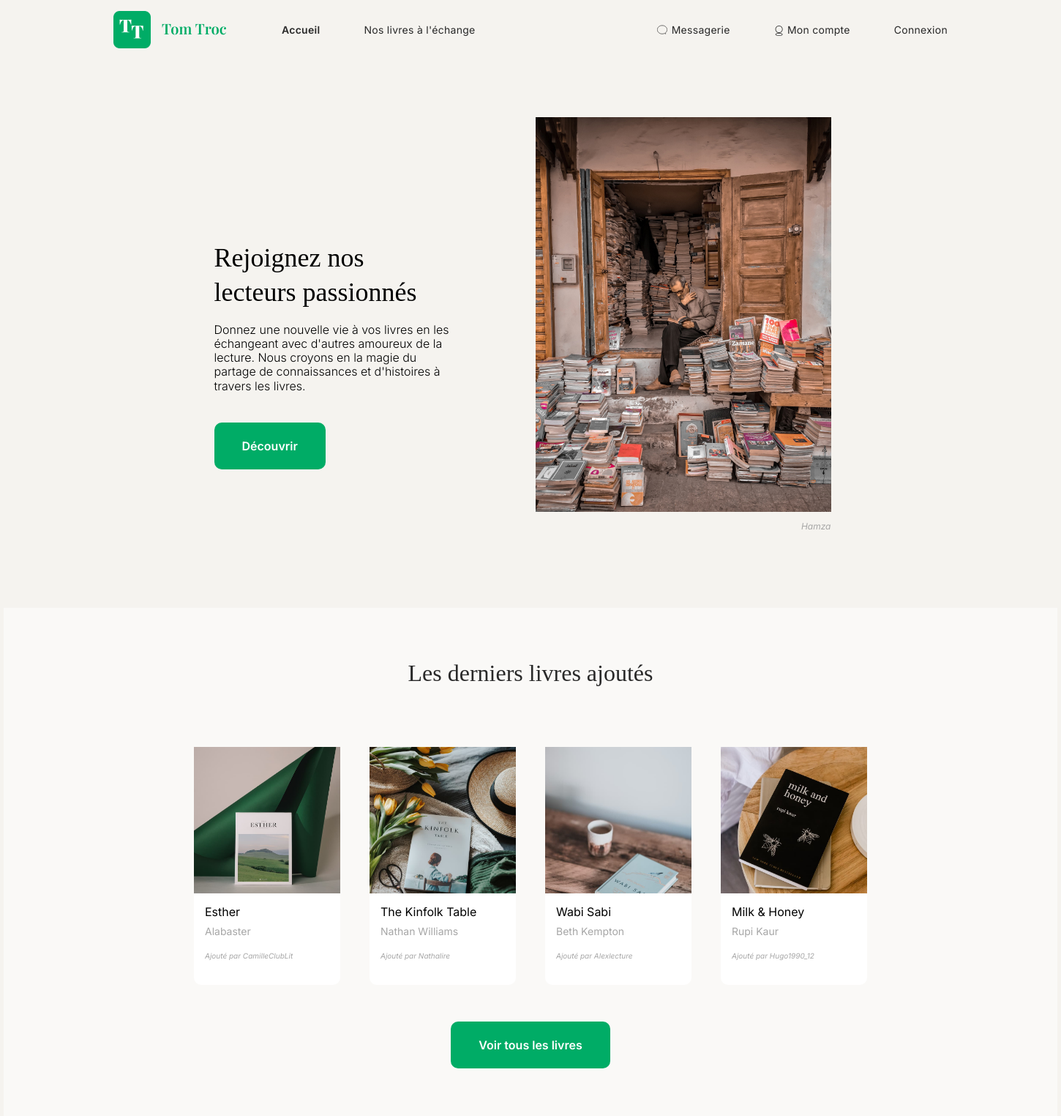
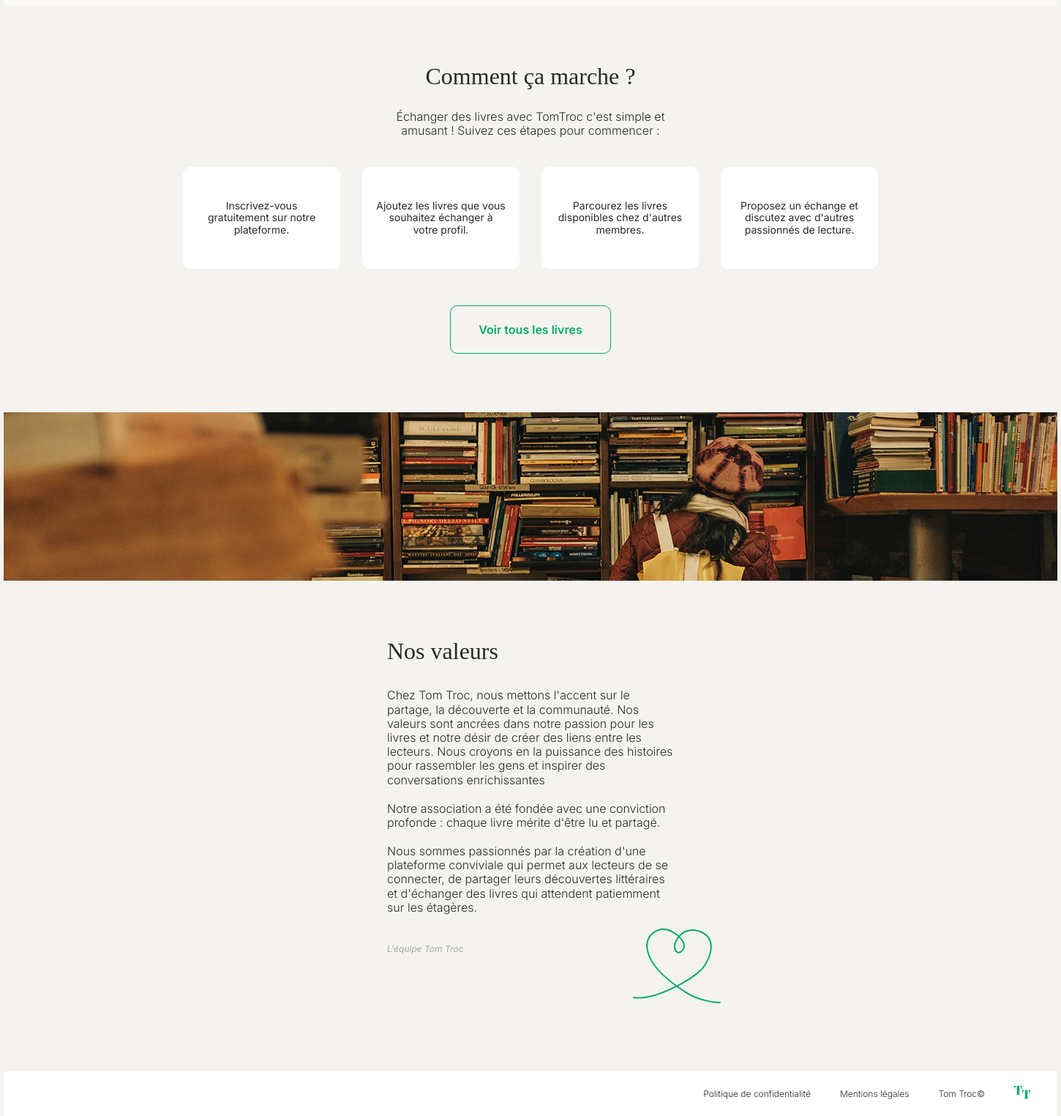
The page / on the database its author committed (2 pictures, top to bottom).
### tables this page shows
CREATE TABLE `books` (
  `id` int(10) UNSIGNED NOT NULL,
  `user_id` int(10) UNSIGNED NOT NULL,
  `title` varchar(150) NOT NULL,
  `author` varchar(100) DEFAULT NULL,
  `description` text DEFAULT NULL,
  `image` varchar(255) DEFAULT NULL,
  `status` tinyint(4) NOT NULL DEFAULT 1,
  `created_at` datetime NOT NULL DEFAULT current_timestamp(),
  `updated_at` datetime DEFAULT NULL ON UPDATE current_timestamp()
);

CREATE TABLE `users` (
  `id` int(10) UNSIGNED NOT NULL,
  `pseudo` varchar(50) NOT NULL,
  `email` varchar(100) NOT NULL,
  `avatar` varchar(255) DEFAULT NULL,
  `password` varchar(255) NOT NULL,
  `created_at` datetime NOT NULL DEFAULT current_timestamp(),
  `updated_at` datetime DEFAULT NULL ON UPDATE current_timestamp()
);

### controllers/AbstractController.php (called while the page is built, shortened)
<?php
abstract class AbstractController {
    protected function render(string $viewPath, array $data = []): void {
        extract($data);
        require_once $viewPath;
    }
}

### controllers/HomeController.php (called while the page is built, shortened)
<?php
class HomeController extends AbstractController
{
    public function index()
    {
        $bookManager = new BookManager();
        $lastBooks = $bookManager->getLastBooks(4);
        $this->render("views/books/index.php", ['lastBooks' => $lastBooks]);
    }
}

### index.php (called while the page is built, shortened)
<?php
require_once 'Autoload.php';
$router = new Router();
$router->routeRequest();

### models/BookManager.php (called while the page is built, shortened)
<?php
class BookManager extends AbstractManager
{
    public function getLastBooks(int $limit = 4): array
    {
        $dbConnection = $this->db->getConnection();
        $query = "SELECT books.*, users.pseudo, users.avatar
                  FROM books
                  JOIN users ON books.user_id = users.id
                  ORDER BY books.id DESC
                  LIMIT :limit";
        $req = $dbConnection->prepare($query);
        $req->bindValue(':limit', $limit, PDO::PARAM_INT);
        $req->execute();
        $rows = $req->fetchAll(PDO::FETCH_ASSOC);
        $bookDTOs = [];
        foreach ($rows as $data) {
            $book = new Book(
                $data['id'],
                $data['title'],
                $data['author'],
                $data['description'],
                $data['image'],
                $data['user_id'],
                $data['created_at'],
                $data['updated_at'],
                $data['status']
            );
            $bookDTOs[] = new BookWithOwnerDTO($book, $data['pseudo'], $data['avatar']);
        }
        return $bookDTOs;
    }
}

### Autoload.php (called while the page is built, shortened)
<?php
class Autoload
{
    public static function load(string $className): void
    {
        $baseDir = __DIR__ . '/';
        $directories = [
            'controllers/',
            'models/',
            'core/',
            'services/',
            '/'
        ];
        foreach ($directories as $directory) {
            $file = $baseDir . $directory . $className . '.php';
            if (file_exists($file)) {
                return;
            }
        }
    }
}

### models/BookWithOwnerDTO.php (called while the page is built, shortened)
<?php
class BookWithOwnerDTO
{
    private Book $book;
    private string $ownerPseudo;
    public function __construct(Book $book, string $ownerPseudo, string $ownerAvatar)
    {
        $this->book = $book;
        $this->ownerPseudo = $ownerPseudo;
    }
    public function getId(): ?int { return $this->book->getId(); }
    public function getTitle(): string { return $this->book->getTitle(); }
    public function getAuthor(): string { return $this->book->getAuthor(); }
    public function getImage(): string { return $this->book->getImage(); }
    public function getPseudo(): string { return $this->ownerPseudo; }
}

### models/Book.php (called while the page is built, shortened)
<?php
class Book {
    private $id;
    private $title;
    private $author;
    private $image;
    public function __construct($id, $title, $author, $description, $image, $userId, $createdAt, $updatedAt, $status) {
        $this->id = $id ? (int)$id : null;
        $this->title = $title;
        $this->author = $author;
        $this->image = $image;
    }
    public function getId(): ?int { return $this->id; }
    public function getTitle(): string { return $this->title; }
    public function getAuthor(): string { return $this->author; }
    public function getImage(): string { return $this->image ?: 'default-book.jpg'; }
}

### views/books/index.php (the view, shortened to what this page needs)
<section class="hero-header">
    <div class="hero-container">
        <div class="hero-content">
            <h1>Rejoignez nos lecteurs passionnés</h1>
            <p>Donnez une nouvelle vie à vos livres en les échangeant avec d'autres amoureux de la lecture. Nous croyons en la magie du partage de connaissances et d'histoires à travers les livres.</p>
            <a href="<?= ROOT ?>/book/availableBooks" class="btn-primary">Découvrir</a>
        </div>
        <div class="hero-image">
            <img src="<?= ROOT ?>/public/img/hamza-nouasria.jpg" alt="Lecteur passionné">
            <p>Hamza</p>
        </div>
    </div>
</section>
<section class="latest-books">
    <div class="latest-books-container">
        <h2>Les derniers livres ajoutés</h2>
        <div class="books-grid">
            <?php foreach ($lastBooks as $book) : ?>
                <a href="<?= ROOT ?>/book/singleBook/<?= $book->getId() ?>" class="card-livre-link">
                    <div class="card-livre">
                        <img src="<?= ROOT ?>/public/img/cover/<?= htmlspecialchars($book->getImage() ?: 'default.jpg') ?>"
                            alt="Livre <?= htmlspecialchars($book->getTitle()) ?>" class="book-image">
                        <div class="card-content">
                            <h3 class="book-title"><?= htmlspecialchars($book->getTitle()) ?></h3>
                            <h4 class="book-subtitle"><?= htmlspecialchars($book->getAuthor()) ?></h4>
                            <p class="book-author">Ajouté par <?= htmlspecialchars($book->getPseudo()) ?></p>
                        </div>
                    </div>
                </a>
            <?php endforeach; ?>
        </div>
        <a href="<?= ROOT ?>/book/availableBooks" class="btn-primary">Voir tous les livres</a>
    </div>
</section>
<section class="getting-started">
    <div class="getting-started-container">
        <h2>Comment ça marche ?</h2>
        <p class="intro-text">Échanger des livres avec TomTroc c'est simple et amusant ! Suivez ces étapes pour commencer :</p>
        <div class="steps-container">
            <p class="step-text">Inscrivez-vous gratuitement sur notre plateforme.</p>
            <p class="step-text">Ajoutez les livres que vous souhaitez échanger à votre profil.</p>
            <p class="step-text">Parcourez les livres disponibles chez d'autres membres.</p>
            <p class="step-text">Proposez un échange et discutez avec d'autres passionnés de lecture.</p>
        </div>
        <a href="<?= ROOT ?>/book/availableBooks" class="btn-secondary">Voir tous les livres</a>
    </div>
</section>
<div class="library-banner">
</div>
<section class="our-values">
    <div class="values-content">
        <h2>Nos valeurs</h2>
        <p>Chez Tom Troc, nous mettons l'accent sur le partage, la découverte et la communauté. Nos valeurs sont ancrées dans notre passion pour les livres et notre désir de créer des liens entre les lecteurs. Nous croyons en la puissance des histoires pour rassembler les gens et inspirer des conversations enrichissantes</p>
        <p>Notre association a été fondée avec une conviction profonde : chaque livre mérite d'être lu et partagé.</p>
        <p>Nous sommes passionnés par la création d'une plateforme conviviale qui permet aux lecteurs de se connecter, de partager leurs découvertes littéraires et d'échanger des livres qui attendent patiemment sur les étagères.</p>
        <p class="team-signature">L'équipe Tom Troc</p>
    </div>
    <img src="<?= ROOT ?>/public/img/vector_heart.svg" alt="Heart" class="heart-icon">
</section>

### rows shown on the page
books: image (picture), title "Esther", author "Alabaster", user.pseudo "CamilleClubLit"
books: image (picture), title "The Kinfolk Table", author "Nathan Williams", user.pseudo "Nathalire"
books: image (picture), title "Wabi Sabi", author "Beth Kempton", user.pseudo "Alexlecture"
books: image (picture), title "Milk & Honey", author "Rupi Kaur", user.pseudo "Hugo1990_12"
